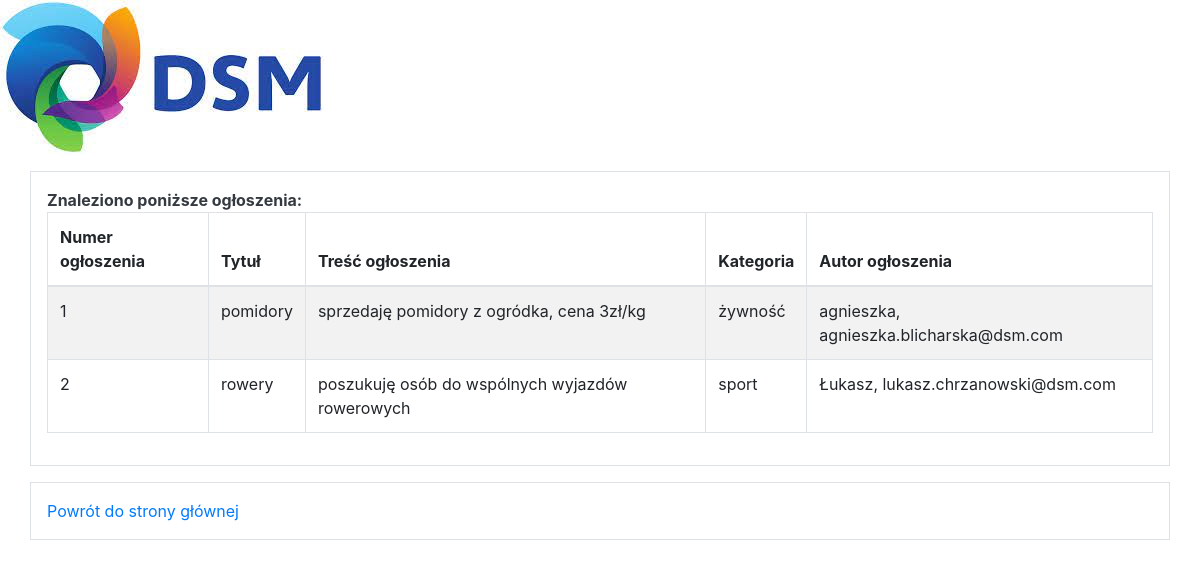
/all_ads/, run on the app's committed database.
### main_app/models.py (models this page shows, shortened)
class Ad(models.Model):
    title = models.CharField(max_length=64)
    content = models.TextField(null=True)
    category = models.ManyToManyField(Category)
    author = models.ForeignKey(TableUser, on_delete=models.PROTECT)

class Category(models.Model):
    name = models.CharField(max_length=64)
    def __str__(self):
        return self.name

class TableUser(models.Model):
    user = models.OneToOneField(User, on_delete=models.CASCADE)
    contact_details = models.TextField()
    def __str__(self):
        return f'{self.user.username}, {self.contact_details}'

### main_app/views.py (the view)
# urls.py: path('all_ads/', AllAds.as_view()),
class AllAds(ListView):
    queryset = Ad.objects.all()
    context_object_name = 'ads'
    template_name = 'main_app/chosen_ads.html'

### main_app/templates/main_app/chosen_ads.html
{% extends 'base.html' %}
{% block content %}
<div class="container p-3 my-3 border text-dark">
<strong>
Znaleziono poniższe ogłoszenia: <br>
</strong>
<table class="table table-striped table-bordered">
<thead>
<tr>
    <th> Numer ogłoszenia </th>
    <th>Tytuł</th>
    <th> Treść ogłoszenia</th>
    <th> Kategoria</th>
    <th> Autor ogłoszenia </th>
</tr>
</thead>
    {% for ad in ads %}
        <tr>
        <td> {{ ad.id }} </td>
        <td>{{ ad.title }} </td>
        <td> {{ ad.content }}</td>
          <td> {% for category in ad.category.all %}
                {{ category }}
            {% endfor %}
        </td>
        <td>{{ ad.author}} </td>
        </tr>
    {% endfor %}
</table>
</div>
<div class='container p-3 my-3 border text-dark'>
<a href="/basic_view/"> Powrót do strony głównej </a>
</div>
{% endblock %}

### templates/base.html (shortened to what this page needs)
{% load static %}
<!DOCTYPE html>
<html lang="en">
<head>
  <link rel="stylesheet" href="https://maxcdn.bootstrapcdn.com/bootstrap/4.5.2/css/bootstrap.min.css">
</head>
<img src='{% static 'logo.jpeg'%}' alt="logo">
<body>
{% block content %}
{% endblock %}
</body>
</html>

### data on the page
Ad: id "1", title "pomidory", content "sprzedaję pomidory z ogródka, cena 3zł/kg", author "agnieszka, agnieszka.blicharska@dsm.com"
Category: name "żywność"
Ad: id "2", title "rowery", content "poszukuję osób do wspólnych wyjazdów rowerowych", author "Łukasz, lukasz.chrzanowski@dsm.com"
Category: name "sport"
